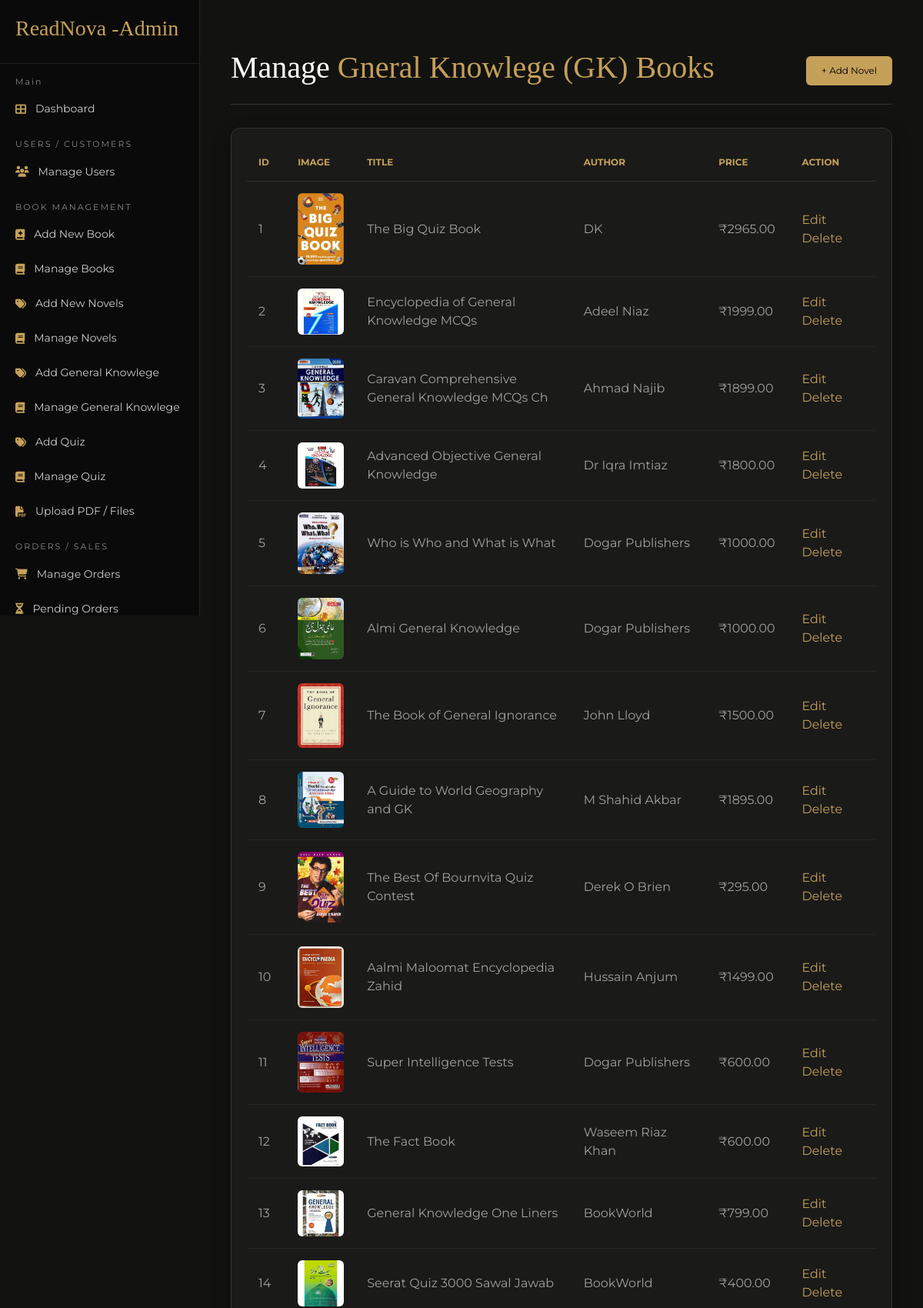
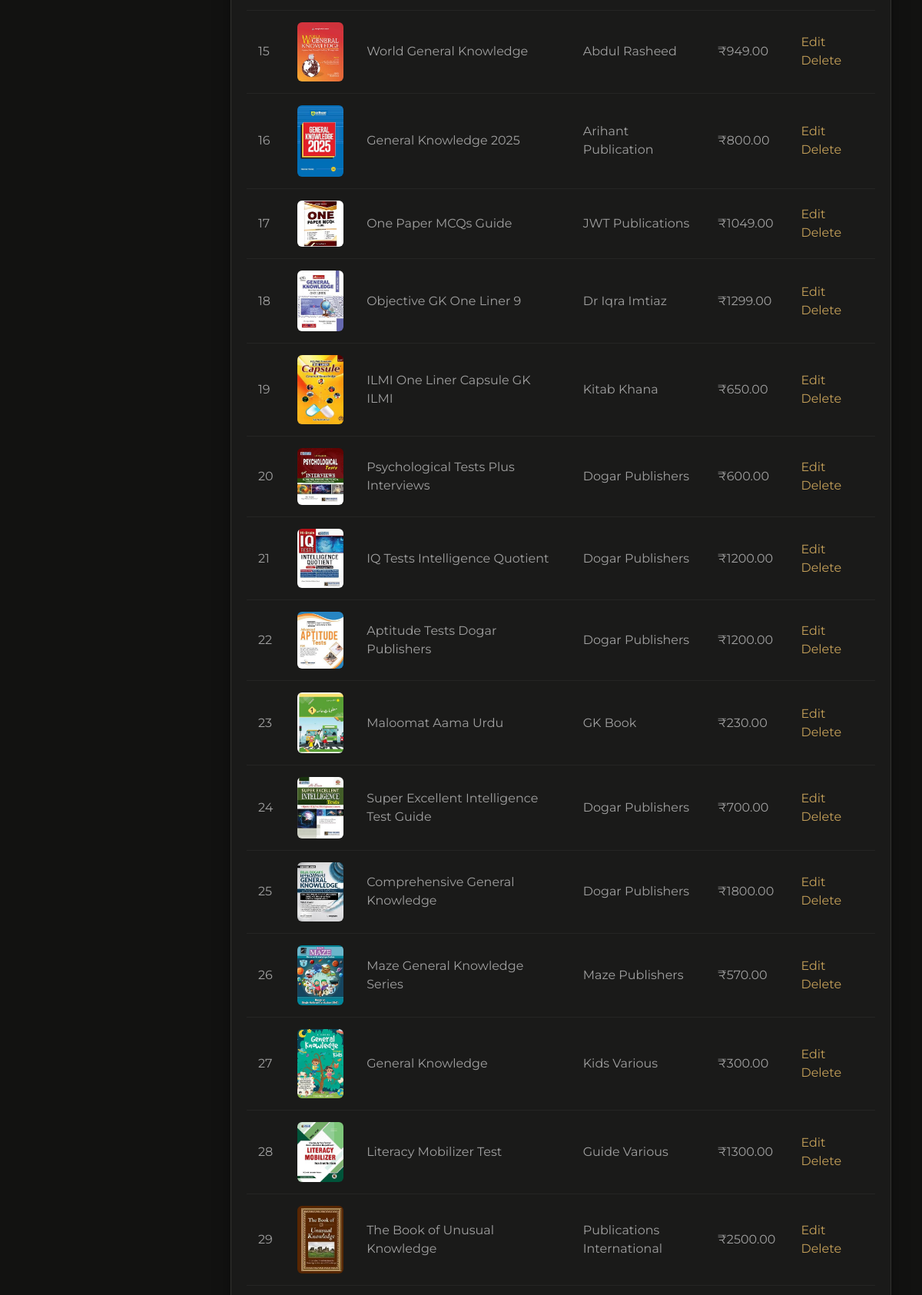
/Admin-site/gk.php (upper part), run on the app's committed database (2 pictures, top to bottom).
### tables this page shows
CREATE TABLE `gk` (
  `id` int(11) NOT NULL,
  `title` varchar(255) NOT NULL,
  `author` varchar(255) NOT NULL,
  `price` decimal(10,2) NOT NULL,
  `image` varchar(255) NOT NULL,
  `created_at` timestamp NOT NULL DEFAULT current_timestamp()
);

### Admin-site/gk.php (the view, shortened to what this page needs)
<?php
include('../includes/connection.php');
$query = "SELECT * FROM gk";
$result = mysqli_query($conn, $query);
?>
<!DOCTYPE html>
<html>
<head>
    <link href='https://cdn.jsdelivr.net/npm/bootstrap@5.3.0/dist/css/bootstrap.min.css' rel='stylesheet'>
    <link rel='stylesheet' href='https://cdnjs.cloudflare.com/ajax/libs/font-awesome/6.4.0/css/all.min.css'>
</head>
<body>
<?php include '../includes/sidebar.php'; ?>
<div class="main-content">
    <div class="my-container">
        <header>
            <h2>Manage <span>Gneral Knowlege (GK) Books</span></h2>
            <a href="add_gk.php" class="btn-add">+ Add Novel</a>
        </header>
        <div class="table-wrapper">
            <table>
                <tr>
                    <th>ID</th>
                    <th>Image</th>
                    <th>Title</th>
                    <th>Author</th>
                    <th>Price</th>
                    <th>Action</th>
                </tr>
                <?php while($row = mysqli_fetch_assoc($result)) { ?>
                <tr>
                    <td><?php echo $row['id']; ?></td>
                    <td><img src="../images/<?php echo $row['image']; ?>" width="60"></td>
                    <td><?php echo $row['title']; ?></td>
                    <td><?php echo $row['author']; ?></td>
                    <td>₹<?php echo $row['price']; ?></td>
                    <td class="action-links">
                        <a href="edit_gk.php?id=<?php echo $row['id']; ?>">Edit</a>
                        <a href="delete_gk.php?id=<?php echo $row['id']; ?>" class="delete-link"
                           onclick="return confirm('Are you sure?')">Delete</a>
                    </td>
                </tr>
                <?php } ?>
            </table>
        </div>
    </div>
</div>
</body>
</html>

### sidebar.php (shortened to what this page needs)
<?php $current = basename($_SERVER['PHP_SELF']); ?>
<link rel="stylesheet" href="https://cdnjs.cloudflare.com/ajax/libs/font-awesome/6.5.0/css/all.min.css">
<nav id='sidebar'>
    <div class='sidebar-header'>
        <h3>ReadNova -<span>Admin</span></h3>
    </div>
    <div class='section-label'>Main</div>
    <a href='dashboard.php' class='nav-link <?= $current == "dashboard.php" ? "active" : "" ?>'>
        <i class='fas fa-th-large'></i> Dashboard
    </a>
    <div class='section-label'>USERS / CUSTOMERS</div>
    <a href='manage_users.php' class='nav-link <?= $current == "manage_users.php" ? "active" : "" ?>'>
        <i class='fas fa-users'></i> Manage Users
    </a>
    <div class='section-label'>BOOK MANAGEMENT</div>
    <a href='add_book.php' class='nav-link <?= $current == "add_book.php" ? "active" : "" ?>'>
        <i class='fas fa-book-medical'></i> Add New Book
    </a>
    <a href='books.php' class='nav-link <?= $current == "books.php" ? "active" : "books.php" ?>'>
        <i class='fas fa-book'></i> Manage Books
    </a>
    <a href='novels.php' class='nav-link <?= $current == "novels.php" ? "active" : "" ?>'>
        <i class='fas fa-tags'></i> Add New Novels
    </a>
     <a href='novel.php' class='nav-link <?= $current == "novel.php" ? "active" : "books.php" ?>'>
        <i class='fas fa-book'></i> Manage Novels
    </a>
    <a href='add_gk.php' class='nav-link <?= $current == "" ? "active" : "add_gk.php" ?>'>
        <i class='fas fa-tags'></i> Add General Knowlege
    </a>
     <a href='gk.php' class='nav-link <?= $current == "" ? "active" : "gk.php" ?>'>
        <i class='fas fa-book'></i> Manage General Knowlege
    </a>
       <a href='Add_quiz.php' class='nav-link <?= $current == "" ? "active" : "Add_quiz.php" ?>'>
        <i class='fas fa-tags'></i> Add Quiz
    </a>
     <a href='quiz.php' class='nav-link <?= $current == "" ? "active" : "quiz.php" ?>'>
        <i class='fas fa-book'></i> Manage Quiz
    </a>
    <a href='pdf.php' class='nav-link <?= $current == "pdf.php" ? "active" : "" ?>'>
        <i class='fas fa-file-pdf'></i> Upload PDF / Files
    </a>
    <div class='section-label'>ORDERS / SALES</div>
    <a href='order.php' class='nav-link <?= $current == "" ? "active" : "order.php" ?>'>
        <i class='fas fa-shopping-cart'></i> Manage Orders
    </a>
    <a href='pendingorder.php' class='nav-link <?= $current == "pendingorder.php" ? "active" : "" ?>'>
        <i class='fas fa-hourglass-half'></i> Pending Orders
    </a>
</nav>

### Admin-site/gk.php (style rules this page uses)
:root { --bg-color: #121211; --card-bg: #1a1a19; --gold: #c5a059; --text-main: #ffffff; --text-dim: #a0a0a0; --accent-border: #333330; }
body { margin: 0; background: var(--bg-color); color: var(--text-main); font-family: 'Montserrat', sans-serif; }
#sidebar { position: fixed !important; top: 0; left: 0; width: 260px; height: 100vh; background: #0a0a0a; border-right: 1px solid #222; overflow-y: auto; z-index: 9999; }
.main-content { margin-left: 260px; padding: 40px; }
.my-container { max-width: 1100px; }
header { display: flex; justify-content: space-between; align-items: center; margin-bottom: 30px; border-bottom: 1px solid var(--accent-border); padding-bottom: 15px; }
h2 { font-family: 'Playfair Display', serif; font-size: 2.5rem; }
h2 span { color: var(--gold); }
.btn-add { background: var(--gold); color: #000; padding: 10px 20px; text-decoration: none; font-size: 12px; border-radius: 6px; transition: 0.3s; }
.table-wrapper { background: var(--card-bg); padding: 20px; border: 1px solid var(--accent-border); border-radius: 12px; box-shadow: 0 10px 25px rgba(0,0,0,0.3); }
table { width: 100%; border-collapse: collapse; }
th { color: var(--gold); text-transform: uppercase; font-size: 12px; padding: 15px; border-bottom: 1px solid var(--accent-border); }
td { padding: 15px; color: var(--text-dim); border-bottom: 1px solid #252524; }
img { border-radius: 6px; }
.action-links a { color: var(--gold); margin-right: 10px; text-decoration: none; }
.delete-link { color: red; }
#sidebar .nav-link { display: flex; align-items: center; gap: 12px; padding: 12px 20px; color: #ccc; text-decoration: none; }
#sidebar { position: fixed; top: 0; left: 0; width: 260px; height: 100vh; background-color: #0a0a0a; overflow-y: auto; border-right: 1px solid #222; }
#sidebar .sidebar-header { padding: 20px; font-size: 22px; font-family: 'Playfair Display', serif; color: #c5a059; border-bottom: 1px solid #222; }
#sidebar .section-label { color: #888; font-size: 11px; letter-spacing: 2px; padding: 15px 20px 5px; }
#sidebar .nav-link { display: flex; align-items: center; gap: 12px; padding: 12px 20px; color: #ccc; text-decoration: none; font-size: 14px; transition: all 0.3s ease; }
#sidebar .nav-link i { color: #c5a059; }

### data on the page
gk: id "1", image (picture), title "The Big Quiz Book", author "DK", price "2965.00"
gk: id "2", image (picture), title "Encyclopedia of General Knowledge MCQs", author "Adeel Niaz", price "1999.00"
gk: id "3", image (picture), title "Caravan Comprehensive General Knowledge MCQs Ch", author "Ahmad Najib", price "1899.00"
gk: id "4", image (picture), title "Advanced Objective General Knowledge", author "Dr Iqra Imtiaz", price "1800.00"
gk: id "5", image (picture), title "Who is Who and What is What", author "Dogar Publishers", price "1000.00"
gk: id "6", image (picture), title "Almi General Knowledge", author "Dogar Publishers", price "1000.00"
gk: id "7", image (picture), title "The Book of General Ignorance", author "John Lloyd", price "1500.00"
gk: id "8", image (picture), title "A Guide to World Geography and GK", author "M Shahid Akbar", price "1895.00"
gk: id "9", image (picture), title "The Best Of Bournvita Quiz Contest", author "Derek O Brien", price "295.00"
gk: id "10", image (picture), title "Aalmi Maloomat Encyclopedia Zahid", author "Hussain Anjum", price "1499.00"
gk: id "11", image (picture), title "Super Intelligence Tests", author "Dogar Publishers", price "600.00"
gk: id "12", image (picture), title "The Fact Book", author "Waseem Riaz Khan", price "600.00"
gk: id "13", image (picture), title "General Knowledge One Liners", author "BookWorld", price "799.00"
gk: id "14", image (picture), title "Seerat Quiz 3000 Sawal Jawab", author "BookWorld", price "400.00"
gk: id "15", image (picture), title "World General Knowledge", author "Abdul Rasheed", price "949.00"
gk: id "16", image (picture), title "General Knowledge 2025", author "Arihant Publication", price "800.00"
gk: id "17", image (picture), title "One Paper MCQs Guide", author "JWT Publications", price "1049.00"
gk: id "18", image (picture), title "Objective GK One Liner 9", author "Dr Iqra Imtiaz", price "1299.00"
gk: id "19", image (picture), title "ILMI One Liner Capsule GK ILMI", author "Kitab Khana", price "650.00"
gk: id "20", image (picture), title "Psychological Tests Plus Interviews", author "Dogar Publishers", price "600.00"
gk: id "21", image (picture), title "IQ Tests Intelligence Quotient", author "Dogar Publishers", price "1200.00"
gk: id "22", image (picture), title "Aptitude Tests Dogar Publishers", author "Dogar Publishers", price "1200.00"
gk: id "23", image (picture), title "Maloomat Aama Urdu", author "GK Book", price "230.00"
gk: id "24", image (picture), title "Super Excellent Intelligence Test Guide", author "Dogar Publishers", price "700.00"
gk: id "25", image (picture), title "Comprehensive General Knowledge", author "Dogar Publishers", price "1800.00"
gk: id "26", image (picture), title "Maze General Knowledge Series", author "Maze Publishers", price "570.00"
gk: id "27", image (picture), title "General Knowledge", author "Kids Various", price "300.00"
gk: id "28", image (picture), title "Literacy Mobilizer Test", author "Guide Various", price "1300.00"
gk: id "29", image (picture), title "The Book of Unusual Knowledge", author "Publications International", price "2500.00"
